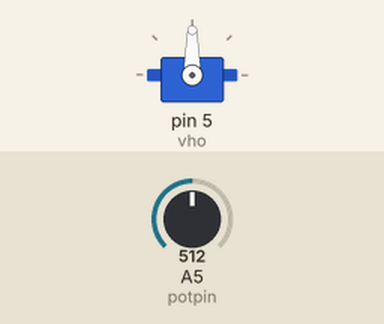
Recording of a sketch running on a simulated Arduino Uno, built with avr-gcc and run on an emulated ATmega328P. On the bench: servo. The test bench sets the inputs (shaded band); at power-on: A5 (potpin) = 512. What the sketch prints to the serial monitor is not drawn.

Above: at 1.2 s.
1.3 s: A5 (potpin) set to 716
At 2.5 s:
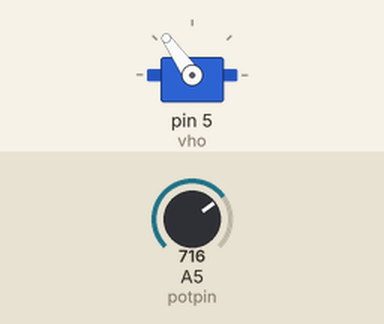
2.8 s: A5 (potpin) set to 900
At 3.7 s:
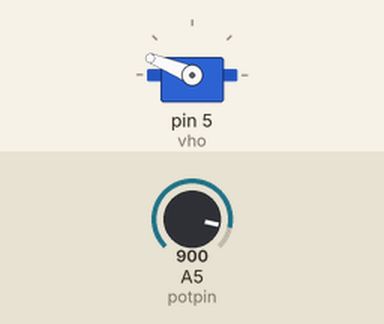
4.3 s: A5 (potpin) set to 1023
At 4.8 s:
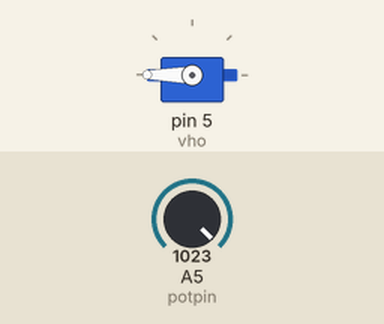
5.8 s: A5 (potpin) set to 306
At 7.0 s:
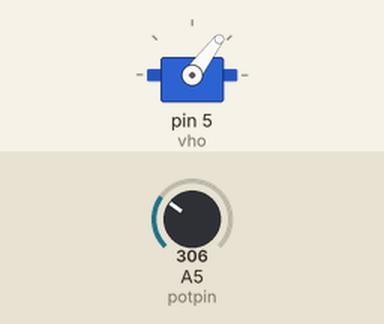
7.3 s: A5 (potpin) set to 122
At 8.3 s:
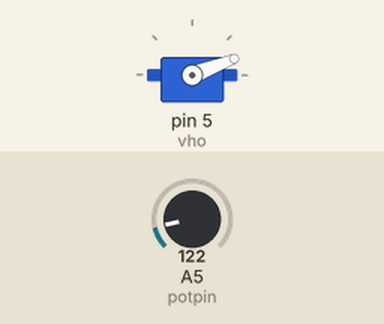
8.8 s: A5 (potpin) set to 0
At 9.3 s:
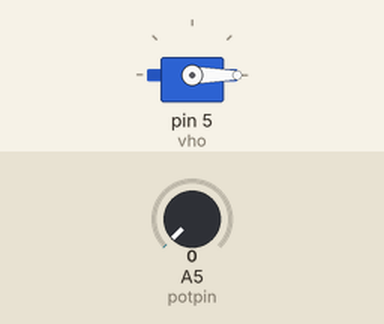
Timing chart, 0 to 11.3 s (numbered marks = the images above; inputs shaded):
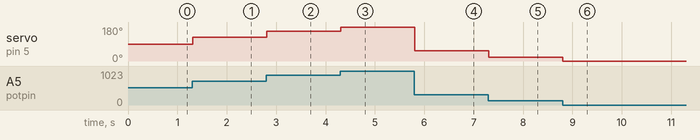

Measured:
- after the input at 1.3 s, servo on pin 5 (vho): 90° → 125° at once
- after the input at 2.8 s, servo on pin 5 (vho): 125° → 158° at once
- after the input at 4.3 s, servo on pin 5 (vho): 158° → 180° at once
- after the input at 5.8 s, servo on pin 5 (vho): 180° → 53° at once
- after the input at 7.3 s, servo on pin 5 (vho): 53° → 21° at once
- after the input at 8.8 s, servo on pin 5 (vho): 21° → 0° at once

The sketch:

servo.ino
```cpp
#include <Servo.h>

Servo vho;  // create servo object to control a servo

int potpin = A5;  // analog pin used to connect the potentiometer
int val;    // variable to read the value from the analog pin

void setup() {
pinMode(A5, INPUT);
Serial.begin(9600);
  vho.attach(5);  // attaches the servo on pin 9 to the servo object
}

void loop() {
  val = analogRead(potpin);            // reads the value of the potentiometer (value between 0 and 1023)
  val = map(val, 0, 1023, 0, 180);
Serial.println(val);
  vho.write(val);                  // sets the servo position according to the scaled value
  //delay(15);                           // waits for the servo to get there
}
```
